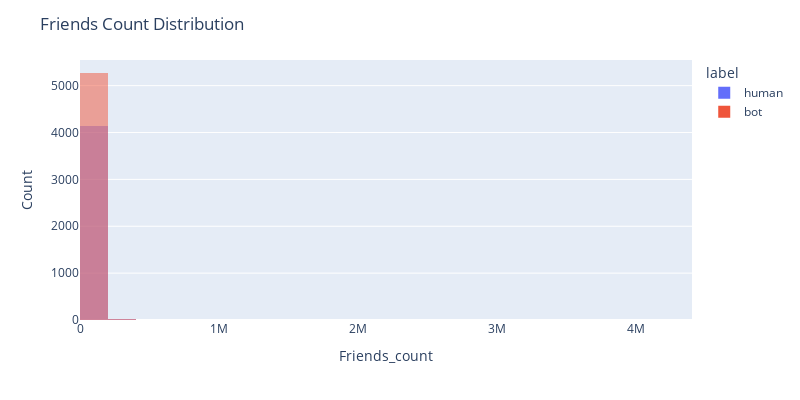

The notebook cell saved with this chart:
### Markdown cell above
- This feature refers to settings related to whether a user allows Twitter to attach general location information to their tweets. When enabled, Twitter can add a general location (such as a city or neighborhood) to the user's tweets.
- Unlike geo-enabled tweets, which use precise coordinates, this feature uses broader location data and is typically less specific. 
- The 'enable_location' feature doesn't seem to be as relevant as 'geo_enable,' since the proportion of True and False for both humans and bots is similar."

### Code cell
# Create histogram of 'followers' for each category of 'label'

fig = px.histogram(df_relation_copy, x='friends_count', color='label', barmode='overlay', nbins=30)

fig.update_layout(
    title='Friends Count Distribution',
    xaxis_title='Friends_count',
    yaxis_title='Count',
    width=800,   
    height=400    
)

fig.show()

### Figure 1 — Plotly figure (JSON) as saved in the notebook; plotly's stock layout.template omitted (floating-point values rounded to 4 significant figures; data arrays with more than 128 entries replaced by an {"elided": "..."} marker saying what was removed)
{"data": [{"alignmentgroup": "True", "bingroup": "x", "hovertemplate": "label=human<br>friends_count=%{x}<br>count=%{y}<extra></extra>", "legendgroup": "human", "marker": {"color": "#636efa", "opacity": 0.5, "pattern": {"shape": ""}}, "name": "human", "nbinsx": 30, "offsetgroup": "human", "orientation": "v", "showlegend": true, "type": "histogram", "x": {"elided": "4175 int values"}, "xaxis": "x", "yaxis": "y"}, {"alignmentgroup": "True", "bingroup": "x", "hovertemplate": "label=bot<br>friends_count=%{x}<br>count=%{y}<extra></extra>", "legendgroup": "bot", "marker": {"color": "#EF553B", "opacity": 0.5, "pattern": {"shape": ""}}, "name": "bot", "nbinsx": 30, "offsetgroup": "bot", "orientation": "v", "showlegend": true, "type": "histogram", "x": {"elided": "5286 int values"}, "xaxis": "x", "yaxis": "y"}], "layout": {"barmode": "overlay", "height": 400, "legend": {"title": {"text": "label"}, "tracegroupgap": 0}, "margin": {"t": 60}, "title": {"text": "Friends Count Distribution"}, "width": 800, "xaxis": {"anchor": "y", "domain": [0, 1], "title": {"text": "Friends_count"}}, "yaxis": {"anchor": "x", "domain": [0, 1], "title": {"text": "Count"}}}}
